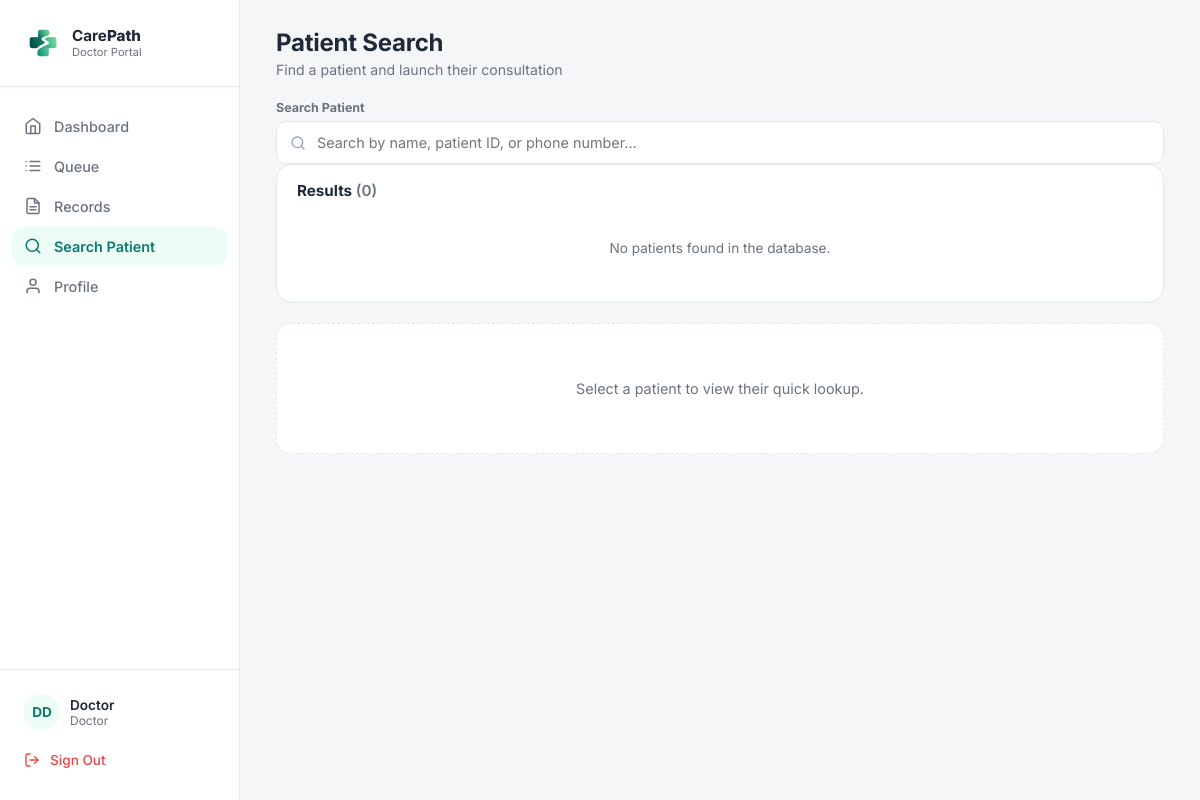
The app's page /doctor/search_patient.php (signed in), older data.
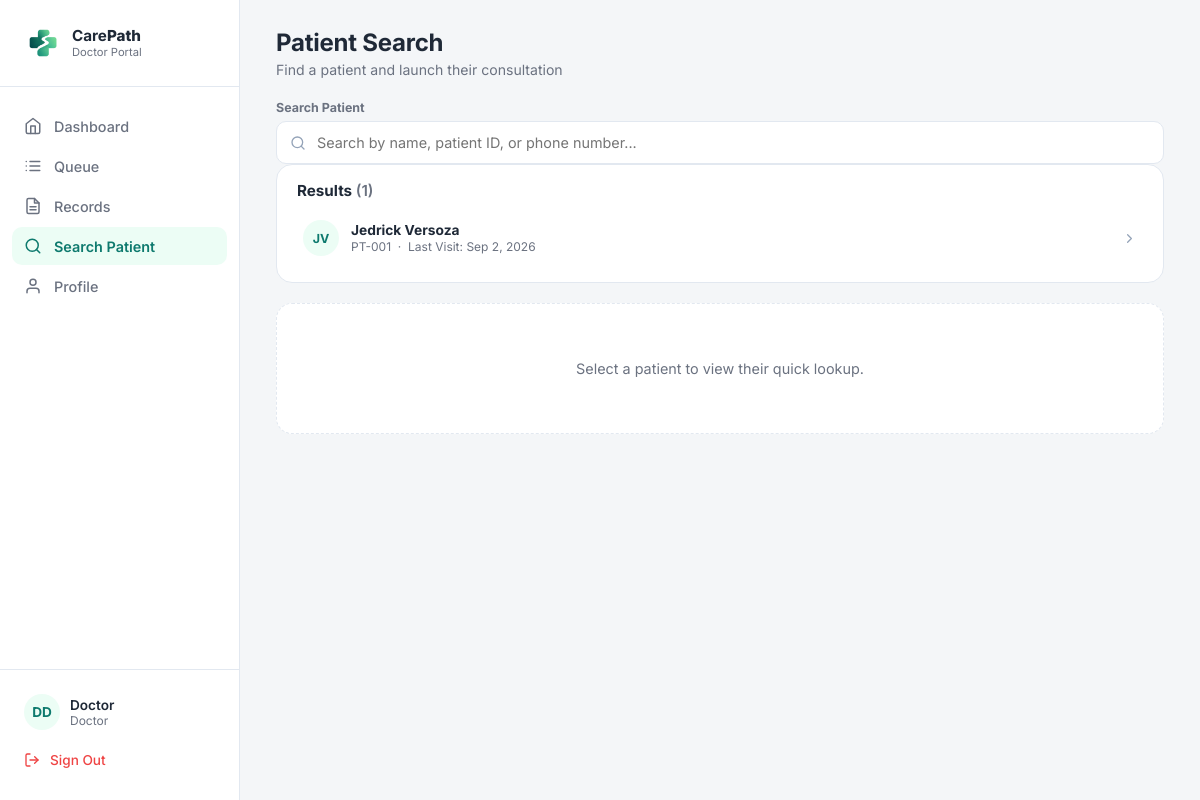
The same page, newer data.
### tables this page shows
CREATE TABLE IF NOT EXISTS `patients` (
  `PatientID` int NOT NULL AUTO_INCREMENT,
  `UserID` int NOT NULL,
  `CivilStatus` varchar(50) DEFAULT NULL,
  `Religion` varchar(50) DEFAULT NULL,
  `IsPWD` tinyint(1) NOT NULL DEFAULT '0',
  `DisabilityType` varchar(100) DEFAULT NULL,
  `BloodType` varchar(5) DEFAULT NULL,
  `Allergies` text,
  `PastMedicalCondition` text,
  `CurrentMedication` text,
  `FamilyMedicalHistory` text,
  `EmergencyContactName` varchar(100) DEFAULT NULL,
  `EmergencyContactNo` varchar(20) DEFAULT NULL,
  `EmergencyRelation` varchar(50) DEFAULT NULL,
  `CreatedAt` datetime NOT NULL DEFAULT CURRENT_TIMESTAMP,
  `UpdatedAt` datetime NOT NULL DEFAULT CURRENT_TIMESTAMP ON UPDATE CURRENT_TIMESTAMP,
  PRIMARY KEY (`PatientID`),
  KEY `FK_Patients_Users` (`UserID`)
);

CREATE TABLE IF NOT EXISTS `users` (
  `UserID` int NOT NULL AUTO_INCREMENT,
  `RoleID` int NOT NULL,
  `FirstName` varchar(100) NOT NULL,
  `MiddleName` varchar(100) DEFAULT NULL,
  `LastName` varchar(100) NOT NULL,
  `Email` varchar(191) NOT NULL,
  `Password` varchar(255) NOT NULL,
  `Sex` varchar(13) NOT NULL,
  `DateOfBirth` date DEFAULT NULL,
  `ContactNumber` varchar(20) DEFAULT NULL,
  `Address` text,
  `Status` varchar(50) NOT NULL DEFAULT 'Active',
  `CreatedAt` datetime NOT NULL DEFAULT CURRENT_TIMESTAMP,
  `FailedAttempts` int DEFAULT '0',
  `LockUntil` datetime DEFAULT NULL,
  `ResetToken` varchar(255) DEFAULT NULL,
  `TokenExpiry` datetime DEFAULT NULL,
  `ProfilePhoto` varchar(255) DEFAULT NULL,
  `LastLogin` datetime DEFAULT NULL,
  PRIMARY KEY (`UserID`),
  UNIQUE KEY `Email` (`Email`),
  KEY `FK_Users_Roles` (`RoleID`)
);

### doctor/search_patient.php (the view, shortened to what this page needs)
<?php
require_once __DIR__ . '/../includes/db.php';
$doctorName = 'Doctor';
$doctorDepartment = 'Doctor';
$patients = [];
$patientSql = "
    SELECT
        p.PatientID,
        p.UserID,
        p.BloodType,
        p.Allergies,
        p.CurrentMedication,
        p.PastMedicalCondition,
        u.FirstName,
        u.MiddleName,
        u.LastName,
        u.Sex,
        u.DateOfBirth,
        u.ContactNumber,
        (
            SELECT COUNT(*)
            FROM consultations c
            WHERE c.PatientID = p.PatientID
        ) AS consultation_count,
        (
            SELECT MAX(c.ConsultationDate)
            FROM consultations c
            WHERE c.PatientID = p.PatientID
        ) AS last_visit_date,
        (
            SELECT COUNT(*)
            FROM consultations c
            WHERE c.PatientID = p.PatientID
              AND c.Status = 'Ongoing'
              AND c.LabRequest IS NOT NULL
              AND TRIM(c.LabRequest) <> ''
        ) AS lab_pending_count
    FROM patients p
    INNER JOIN users u
        ON p.UserID = u.UserID
    WHERE u.Status = 'Active'
    ORDER BY
        u.LastName ASC,
        u.FirstName ASC
";
$resultPatients = $conn->query($patientSql);
function calculateAge($dateOfBirth)
{
    if (!$dateOfBirth) {
        return null;
    }
}
function formatName($first, $middle, $last)
{
    return trim(
        $first . ' ' .
        ($middle ? $middle . ' ' : '') .
        $last
    );
}
function formatPatientId($patientId)
{
    return 'PT-' . str_pad((string) $patientId, 3, '0', STR_PAD_LEFT);
}
function formatCompactDate($date)
{
    $timestamp = strtotime($date);
    return date('M j, Y', $timestamp);
}
function patientFlags(array $patient, bool $labPending = false): array
{
    $flags = [];
    $allergies = '';
    $conditions = strtolower(trim((string) ($patient['past_medical_condition'] ?? '')));
    $highRiskTerms = [
        'diabetes',
        'hypertension',
        'high blood pressure',
        'heart disease',
        'cardiovascular',
        'asthma',
        'copd',
        'cancer',
        'malignancy',
        'kidney disease',
        'renal failure',
        'stroke',
        'seizure',
        'epilepsy',
        'hiv',
        'hepatitis',
    ];
    return $flags;
}
function initials(string $name): string
{
    $parts = preg_split('/\s+/', trim($name));
    $first = $parts[0][0] ?? '';
    $last  = $parts[count($parts) - 1][0] ?? '';
    return strtoupper($first . $last);
}
while ($row = $resultPatients->fetch_assoc()) {
    $patientName = formatName(
        $row['FirstName'],
        $row['MiddleName'],
        $row['LastName']
    );
    $allergies = [];
    $currentMeds = trim($row['CurrentMedication'] ?? '');
    $patients[] = [
        'id'            => formatPatientId($row['PatientID']),
        'patient_id'    => (int) $row['PatientID'],
        'name'          => $patientName,
        'age'           => calculateAge($row['DateOfBirth']),
        'sex'           => $row['Sex'] ?? '',
        'blood'         => $row['BloodType'] ?: '',
        'phone'         => $row['ContactNumber'] ?? '',
        'allergies'     => $allergies,
        'medications'   => $currentMeds,
        'last_visit'    => formatCompactDate($row['last_visit_date']),
        'consultations' => (int) $row['consultation_count'],
        'flags'         => patientFlags(
            [
                'allergies'              => $allergies,
                'past_medical_condition' => $row['PastMedicalCondition'] ?? '',
            ],
            ((int)($row['lab_pending_count'] ?? 0)) > 0
        ),
    ];
}
$selectedPatientId = null;
?>
<!DOCTYPE html>
<html lang="en">
<head>
<link
    rel="stylesheet"
    href="../assets/css/doctor/doctor_dashboard.css"
>
</head>
<body>
<div class="app">
<aside class="sidebar">
    <div class="sidebar-brand">
        <div class="brand-icon">
            <img src="../assets/images/carepath-icon.png" alt="CarePath">
        </div>
        <div class="brand-text">
            <div class="brand-title">
                Care<strong>Path</strong>
            </div>
            <div class="brand-sub">
                Doctor Portal
            </div>
        </div>
    </div>
    <ul class="nav-list">
        <li class="nav-item">
            <a href="doctor_dashboard.php">
                <svg viewBox="0 0 24 24" fill="none" stroke="currentColor" stroke-width="2" stroke-linecap="round" stroke-linejoin="round">
                    <path d="M3 9l9-7 9 7v11a2 2 0 0 1-2 2H5a2 2 0 0 1-2-2z"/>
                    <path d="M9 22V12h6v10"/>
                </svg>
                Dashboard
            </a>
        </li>
        <li class="nav-item">
            <a href="doctor_queue.php">
                <svg viewBox="0 0 24 24" fill="none" stroke="currentColor" stroke-width="2" stroke-linecap="round" stroke-linejoin="round">
                    <path d="M8 6h13M8 12h13M8 18h13"/>
                    <path d="M3 6h.01M3 12h.01M3 18h.01"/>
                </svg>
                Queue
            </a>
        </li>
        <li class="nav-item">
            <a href="records.php">
                <svg viewBox="0 0 24 24" fill="none" stroke="currentColor" stroke-width="2" stroke-linecap="round" stroke-linejoin="round">
                    <path d="M14 2H6a2 2 0 0 0-2 2v16a2 2 0 0 0 2 2h12a2 2 0 0 0 2-2V8z"/>
                    <polyline points="14 2 14 8 20 8"/>
                    <line x1="16" y1="13" x2="8" y2="13"/>
                    <line x1="16" y1="17" x2="8" y2="17"/>
                </svg>
                Records
            </a>
        </li>
        <li class="nav-item active">
            <a href="search_patient.php">
                <svg viewBox="0 0 24 24" fill="none" stroke="currentColor" stroke-width="2" stroke-linecap="round" stroke-linejoin="round">
                    <circle cx="11" cy="11" r="8"/>
                    <line x1="21" y1="21" x2="16.65" y2="16.65"/>
                </svg>
                Search Patient
            </a>
        </li>
        <li class="nav-item">
            <a href="doctor_profile.php">
                <svg viewBox="0 0 24 24" fill="none" stroke="currentColor" stroke-width="2" stroke-linecap="round" stroke-linejoin="round">
                    <path d="M20 21v-2a4 4 0 0 0-4-4H8a4 4 0 0 0-4 4v2"/>
                    <circle cx="12" cy="7" r="4"/>
                </svg>
                Profile
            </a>
        </li>
    </ul>
    <div class="sidebar-footer">
        <div class="sidebar-user">
            <div class="user-avatar">
                <?php if (!empty($doctor['ProfilePhoto'])): ?>
                <img src="../<?php echo htmlspecialchars($doctor['ProfilePhoto']); ?>" alt="Photo" style="width:36px;height:36px;border-radius:50%;object-fit:cover;">
                <?php else: ?>
                <?= htmlspecialchars(initials($doctorName)) ?>
                <?php endif; ?>
            </div>
            <div>
                <div class="user-name">
                    <?= htmlspecialchars($doctorName) ?>
                </div>
                <div class="user-role">
                    <?= htmlspecialchars($doctorDepartment) ?>
                </div>
            </div>
        </div>
        <a
            href="../auth/logout.php"
            class="sign-out"
            onclick="return confirm('Are you sure you want to sign out?');"
        >
            <svg viewBox="0 0 24 24" fill="none" stroke="currentColor" stroke-width="2" stroke-linecap="round" stroke-linejoin="round"><path d="M9 21H5a2 2 0 0 1-2-2V5a2 2 0 0 1 2-2h4"/><polyline points="16 17 21 12 16 7"/><line x1="21" y1="12" x2="9" y2="12"/></svg>
            Sign Out
        </a>
    </div>
</aside>
<main class="main">
    <div class="doctor-topbar">
        <div class="page-header">
            <h1>
                Patient Search
            </h1>
            <p>
                Find a patient and launch their consultation
            </p>
        </div>
    </div>
    <div class="search-bar-wrap">
        <label for="ps-search">
            Search Patient
        </label>
        <div class="input-wrap">
            <svg
                viewBox="0 0 24 24"
                fill="none"
                stroke="currentColor"
                stroke-width="2"
                stroke-linecap="round"
                stroke-linejoin="round"
            >
                <circle cx="11" cy="11" r="8"/>
                <path d="M21 21l-4.35-4.35"/>
            </svg>
            <input
                type="text"
                id="ps-search"
                placeholder="Search by name, patient ID, or phone number..."
                autofocus
            >
        </div>
    </div>
    <div class="results-panel">
        <div class="results-panel-head">
            Results
            <span
                class="count"
                id="results-count"
            >
                (<?= count($patients) ?>)
            </span>
        </div>
        <div
            class="result-list"
            id="result-list"
        >
            <?php if (empty($patients)): ?>
                <div class="results-empty">
                    No patients found in the database.
                </div>
            <?php else: ?>
                <?php foreach ($patients as $i => $p): ?>
                    <div
                        class="result-item<?= $selectedPatientId === $p['id'] ? ' selected' : '' ?>"
                        data-id="<?= htmlspecialchars($p['id']) ?>"
                        data-patient-id="<?= (int) $p['patient_id'] ?>"
                        data-name="<?= htmlspecialchars(strtolower($p['name'])) ?>"
                        data-phone="<?= htmlspecialchars(strtolower($p['phone'])) ?>"
                        onclick="selectPatient(this)"
                    >
                        <div class="result-avatar">
                            <?= htmlspecialchars(initials($p['name'])) ?>
                        </div>
                        <div class="result-info">
                            <div class="result-name">
                                <?= htmlspecialchars($p['name']) ?>
                            </div>
                            <div class="result-meta">
                                <?= htmlspecialchars($p['id']) ?>
                                <?php if ($p['last_visit']): ?>
                                    &nbsp;&middot;&nbsp;
                                    Last Visit:
                                    <?= htmlspecialchars($p['last_visit']) ?>
                                <?php endif; ?>
                            </div>
                        </div>
                        <div class="result-arrow">
                            <svg viewBox="0 0 24 24" fill="none" stroke="currentColor" stroke-width="2" stroke-linecap="round" stroke-linejoin="round">
                                <path d="M9 18l6-6-6-6"/>
                            </svg>
                        </div>
                    </div>
                <?php endforeach; ?>
            <?php endif; ?>
        </div>
    </div>
    <div class="patient-launchpad" id="patient-launchpad">
        <div class="launchpad-empty" id="launchpad-empty">
            Select a patient to view their quick lookup.
        </div>
    </div>
</main>
</div>
</body>
</html>

Row changes from the older to the newer data that the page shows:
added patients: UserID.LastName "JV", name "Jedrick Versoza", id "PT-001", last_visit "Sep 2, 2026"
Text that changed along with them:
count($patients): "0" → "1"
text no longer shown: "No patients found in the database."
